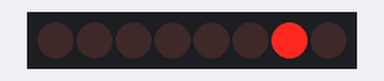
Recording of a sketch running on a simulated Arduino Uno, built with avr-gcc and run on an emulated ATmega328P. Parts: 8 shift-register outputs drawn as a row of LEDs (first output left, lit = HIGH). Wiring (inferred from the names in the program): shift register (74HC595): data pin 12; shift clock pin 9; latch pin 11. Wiring (inferred from the signals the program sends): row of LEDs: on Q0, Q1, Q2, Q3, Q4, Q5, Q6, Q7.

Above: at 0.37 s.
At 0.62 s:
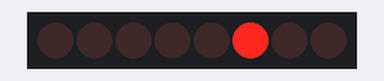
At 1.12 s:
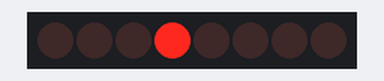
At 2.0 s:
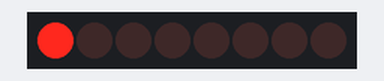
At 3.12 s:
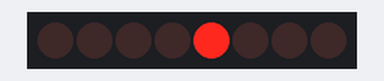
At 4.0 s:
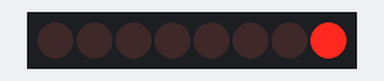
Timing chart, 0 to 5.2 s (numbered marks = the images above):
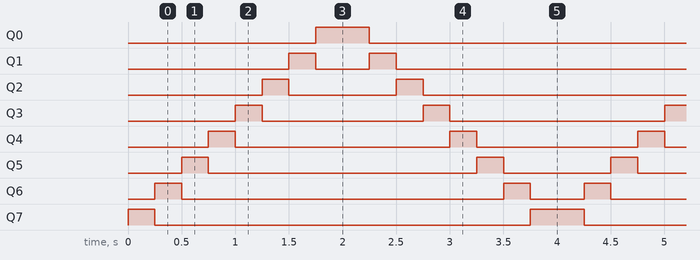

The sketch:

021_74HC595.ino
```cpp
int latchPin = 11;
int clockPin = 9;
int dataPin = 12;

byte LED1s = 0b10101010;
byte LED2s = 0b01010101;

byte LEDs_counter = 0b00000000;
byte LEDs_shift = 0b00000001;

int dt = 250;
void setup()
{
  pinMode(latchPin, OUTPUT);
  pinMode(dataPin, OUTPUT);
  pinMode(clockPin, OUTPUT);
}

void loop()
{
  /*
  digitalWrite(latchPin, LOW);
  shiftOut(dataPin, clockPin, LSBFIRST, LED1s);
  digitalWrite(latchPin,HIGH);
  delay(dt);
  digitalWrite(latchPin, LOW);
  shiftOut(dataPin, clockPin, LSBFIRST, LED2s);
  digitalWrite(latchPin,HIGH);
  delay(dt);

  //Binarycounter
  for(byte i=0;i<=0b11111111;i++){
  digitalWrite(latchPin, LOW);
  shiftOut(dataPin, clockPin, LSBFIRST, LEDs_counter);
  digitalWrite(latchPin,HIGH);
  LEDs_counter+=1;
  delay(dt+dt);
  }
  */

  //Left and right shift
  LEDs_shift = 0b00000001;
  while(LEDs_shift!=0){
  	digitalWrite(latchPin, LOW);
  	shiftOut(dataPin, clockPin, LSBFIRST, LEDs_shift);
  	digitalWrite(latchPin,HIGH);
  	LEDs_shift=LEDs_shift<<1;
  	delay(dt);
  }
  LEDs_shift = 0b10000000;
  while(LEDs_shift!=0){
  	digitalWrite(latchPin, LOW);
  	shiftOut(dataPin, clockPin, LSBFIRST, LEDs_shift);
  	digitalWrite(latchPin,HIGH);
  	LEDs_shift=LEDs_shift>>1;
  	delay(dt);
  }

}
```

Measured:
- by itself, Q0: alternates HIGH for 0.50 s and LOW for 3.5 s
- by itself, Q1: repeats every 4.0 s: LOW 0.50 s, HIGH 0.25 s, LOW 3.0 s, HIGH 0.25 s
- by itself, Q2: repeats every 4.0 s: LOW 1.0 s, HIGH 0.25 s, LOW 2.5 s, HIGH 0.25 s
- by itself, Q3: repeats every 4.0 s: LOW 1.5 s, HIGH 0.25 s, LOW 2.0 s, HIGH 0.25 s
- by itself, Q4: repeats every 4.0 s: LOW 2.0 s, HIGH 0.25 s, LOW 1.5 s, HIGH 0.25 s
- by itself, Q5: repeats every 4.0 s: LOW 2.5 s, HIGH 0.25 s, LOW 1.0 s, HIGH 0.25 s
- by itself, Q6: repeats every 4.0 s: LOW 3.0 s, HIGH 0.25 s, LOW 0.50 s, HIGH 0.25 s
- by itself, Q7: repeats every 4.0 s: LOW 3.5 s, HIGH 0.50 s
